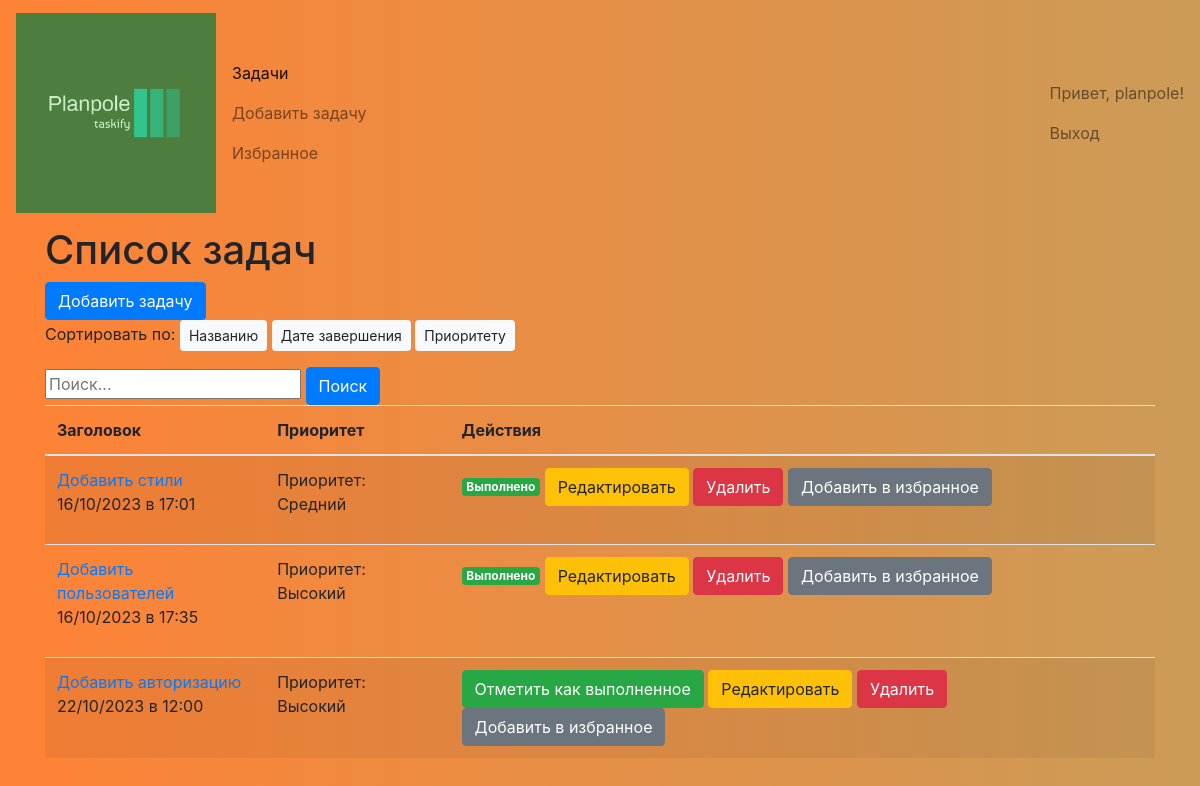
The app's page / (signed in), older data.
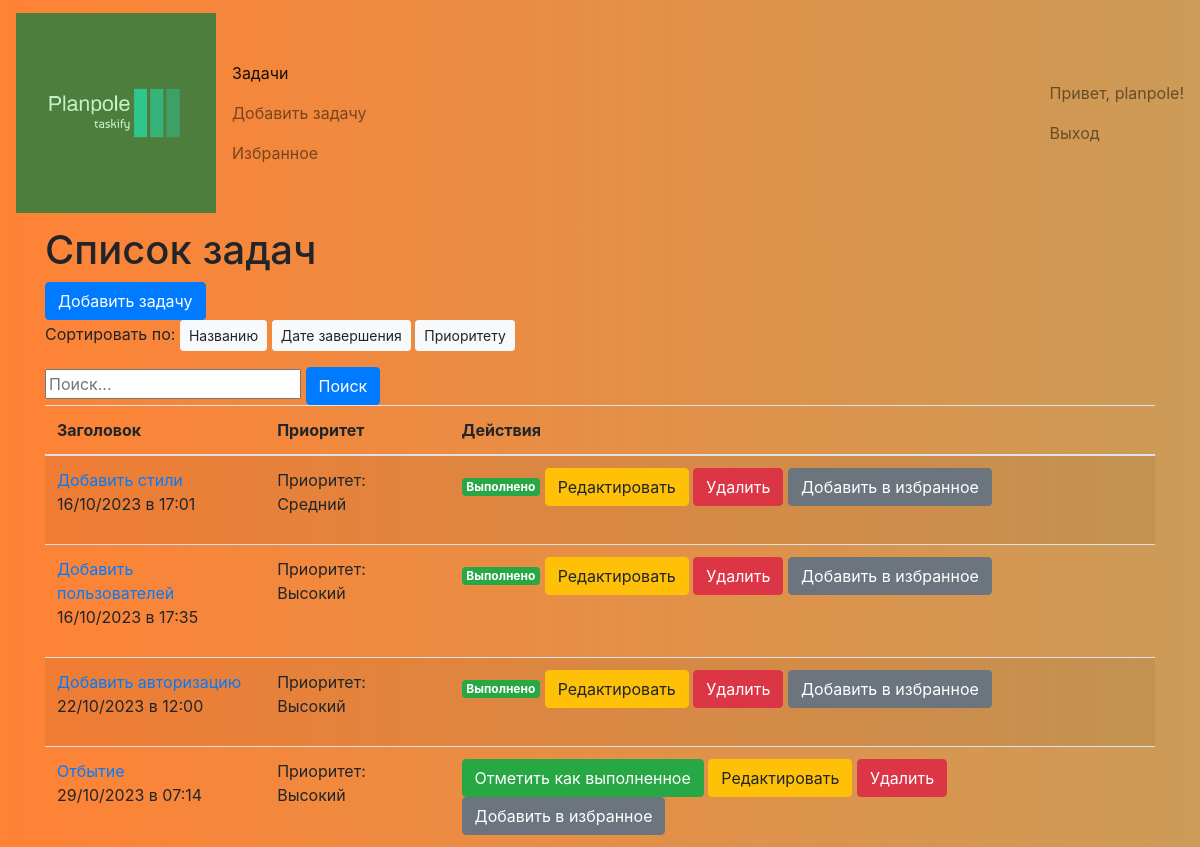
The same page, newer data.
### tasker/models.py (models this page shows)
class Task(models.Model):
    PRIORITY_CHOICES = [
        (1, 'Низкий'),
        (2, 'Средний'),
        (3, 'Высокий'),
    ]
    priority = models.IntegerField(choices=PRIORITY_CHOICES, default=2)
    title = models.CharField(max_length=200)
    description = models.TextField()
    due_date = models.DateField()
    user = models.ForeignKey(User, on_delete=models.CASCADE)
    is_completed = models.BooleanField(default=False)
    created_at = models.DateTimeField(auto_now_add=True)  # устанавливается автоматически при создании новой записи
    updated_at = models.DateTimeField(auto_now=True)  # автоматически обновляется при каждом сохранении записи

### tasker/views.py (the view)
# urls.py: path('', views.TaskListView.as_view(), name='task_list'),  # Главная страница
class TaskListView(ListView):
    model = Task
    template_name = 'task_list.html'
    context_object_name = 'tasks'
    paginate_by = 10
    def get_queryset(self):
        order = self.request.GET.get('order_by', 'due_date')
        query = self.request.GET.get('q')
        if self.request.user.is_authenticated:
            tasks = Task.objects.filter(user=self.request.user)
            if query:
                tasks = tasks.filter(title__icontains=query)
            return tasks.order_by(order)
        else:
            return Task.objects.none()

### tasker/templates/task_list.html (shortened to what this page needs)
{% extends "base.html" %}
{% block content %}
<div class="container">
    <h1>Список задач</h1>
    <a href="{% url 'create_task' %}" class="btn btn-primary">Добавить задачу</a>
    <div class="mb-3">
        Сортировать по:
        <a href="?order_by=title" class="btn btn-light btn-sm">Названию</a>
        <a href="?order_by=due_date" class="btn btn-light btn-sm">Дате завершения</a>
        <a href="?order_by=priority" class="btn btn-light btn-sm">Приоритету</a>
    </div>
    <form method="get" action="{% url 'task_list' %}">
        <input type="text" name="q" placeholder="Поиск..." value="{{ request.GET.q }}">
        <button type="submit" class="btn btn-primary">Поиск</button>
    </form>
    <table class="table table-striped">
        <thead>
        <tr>
            <th>Заголовок</th>
            <th>Приоритет</th>
            <th>Действия</th>
        </tr>
        </thead>
        <tbody>
        {% for task in tasks %}
        <tr>
            <td><a href="{% url 'task_detail' task.pk %}">{{ task.title }}</a>
                <p>{{ task.created_at|date:"d/m/Y" }} в {{ task.created_at|time:"H:i" }}</p></td>
            <td>
                <p>Приоритет: {{ task.get_priority_display }}</p>
            </td>
            <td>
                {% if task.is_completed %}
                <span class="badge badge-success">Выполнено</span>
                {% else %}
                <a href="{% url 'toggle_completion' task.id %}" class="btn btn-success">Отметить как выполненное</a>
                {% endif %}
                <a href="{% url 'update_task' task.pk %}" class="btn btn-warning">Редактировать</a>
                <a href="{% url 'delete_task' task.pk %}" class="btn btn-danger">Удалить</a>
                {% if task in favorite_tasks %}
                <button class="btn btn-secondary toggle-favorite" data-task-id="{{ task.id }}">Убрать из избранного
                </button>
                {% else %}
                <button class="btn btn-secondary toggle-favorite" data-task-id="{{ task.id }}">Добавить в избранное
                </button>
                {% endif %}
            </td>
        </tr>
        {% endfor %}
        </tbody>
    </table>
</div>
{% endblock %}

### tasker/templates/base.html (shortened to what this page needs)
{% load static %}
<!DOCTYPE html>
<html lang="ru">
<head>
    <link rel="stylesheet" href="https://maxcdn.bootstrapcdn.com/bootstrap/4.5.2/css/bootstrap.min.css">
</head>
<body>
<header>
    <nav class="navbar navbar-light bg-light">
        <a class="navbar-brand">
            <img src="{% static 'logo.png' %}" width="200" height="200" alt="Логотип">
        </a>
        <ul class="navbar-nav">
            <li class="nav-item active">
                <a class="nav-link" href="{% url 'task_list' %}">Задачи</a>
            </li>
            <li class="nav-item">
                <a class="nav-link" href="{% url 'create_task' %}">Добавить задачу</a>
            </li>
            <li class="nav-item">
                <a class="nav-link" href="{% url 'favorite_tasks' %}">Избранное</a>
            </li>
        </ul>
        <div class="ml-auto">
            <ul class="navbar-nav">
                {% if user.is_authenticated %}
                <li class="nav-item">
                    <span class="nav-link">Привет, {{ user.username }}!</span>
                </li>
                <li class="nav-item">
                    <a class="nav-link" href="{% url 'logout' %}">Выход</a>
                </li>
                {% endif %}
            </ul>
        </div>
    </nav>
</header>
<main>
    {% block content %}{% endblock %}
</main>
</body>
</html>

### tasker/templates/base.html (style rules this page uses)
body { height: 100vh; background: rgb(77,126,62); background: linear-gradient(to right, #FF8235, #30E8BF); animation: gradient 30s infinite linear; background-size: 400%; }
.navbar { justify-content: flex-start !important; }
.navbar { background: rgb(77,126,62); background: linear-gradient(to right, #FF8235, #30E8BF); animation: gradient 30s infinite linear; background-size: 400%; display: inline-block; }

Row changes from the older to the newer data that the page shows:
changed Task "Добавить авторизацию": is_completed "Отметить как выполненное" → "Выполнено"
added Task: title "Отбытие", created_at "29/10/2023", created_at "07:14", priority "Высокий", is_completed "Отметить как выполненное"
